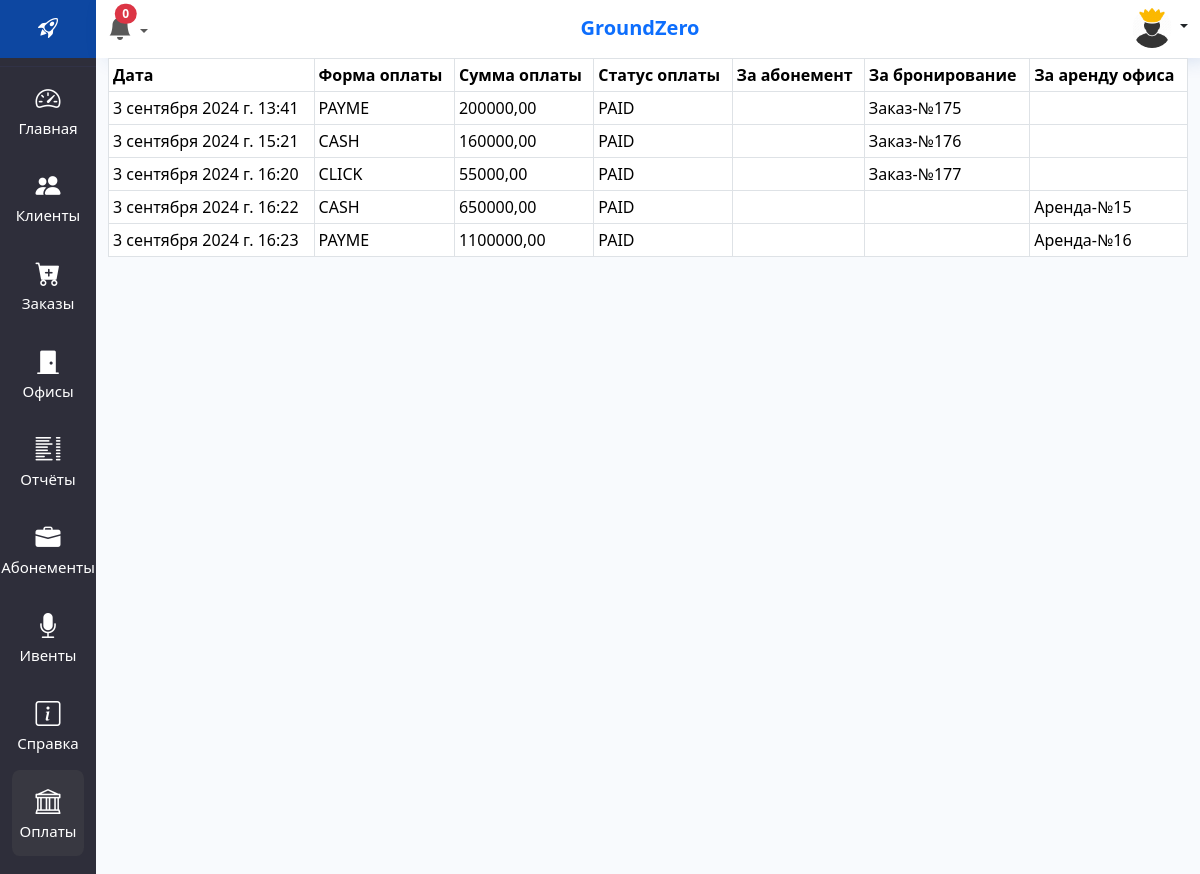
/payments/ (signed in), run on the app's committed database.
### crm/models.py (models this page shows, shortened)
class Payments(models.Model):
    CLICK = 'CLICK'
    PAYME = "PAYME"
    CASH = 'CASH'
    UZUM = 'UZUM'
    PAYMENTS = [(CLICK, CLICK), (PAYME, PAYME), (CASH, CASH), (UZUM, UZUM)]
    PAYMENT_STATUS = [('PAID', 'ОПЛАЧЕН'), ('UNPAID', 'НЕОПЛАЧЕН')]
    payment = models.CharField(choices=PAYMENTS, blank=True, max_length=30, null=True, verbose_name='Тип оплаты')
    payment_status = models.CharField(choices=PAYMENT_STATUS, max_length=30, verbose_name="Статус оплаты",
                                      default="PAID")
    summa = models.DecimalField(decimal_places=2, max_digits=12, verbose_name='Сумма', blank=True, null=True)
    order = models.ForeignKey(Order, on_delete=models.CASCADE, blank=True, null=True, verbose_name='Комната',
                              related_name="payments")
    abonement = models.ForeignKey(AbonementBuyList, on_delete=models.CASCADE, blank=True, null=True,
                                  verbose_name='абонемент')
    officeRent = models.ForeignKey(OfficeRent, on_delete=models.CASCADE, blank=True, null=True, verbose_name='аренда')
    created_at = models.DateTimeField(auto_now_add=True)
    added_user = models.ForeignKey(settings.AUTH_USER_MODEL, on_delete=models.CASCADE, blank=True, null=True)
    class Meta:
        verbose_name = 'Оплата'
        verbose_name_plural = 'Оплаты'

class Order(models.Model):
    objects = None
    PAYMENT_STATUS = [('PAID', 'ОПЛАЧЕН'), ('UNPAID', 'НЕОПЛАЧЕН')]
    client = models.ForeignKey(Client, to_field="telegram_id", on_delete=models.CASCADE, verbose_name='Клиент')
    filial = models.ForeignKey(Filial, on_delete=models.CASCADE)
    product = models.ForeignKey(Rooms, on_delete=models.CASCADE)
    hour = models.PositiveSmallIntegerField(verbose_name='Длительность')
    payment_status = models.CharField(choices=PAYMENT_STATUS, max_length=30, verbose_name="Статус оплаты", default="UNPAID")
    summa = models.DecimalField(decimal_places=2, max_digits=12, verbose_name='Сумма', blank=True, null=True)
    summa_with_discount = models.DecimalField(decimal_places=2, max_digits=12, verbose_name='Сумма со скидкой',blank=True, null=True)
    order_start = models.DateTimeField(verbose_name='Бронировать от :')
    order_end = models.DateTimeField(verbose_name='Бронировать до :')
    added_user = models.ForeignKey(settings.AUTH_USER_MODEL, on_delete=models.CASCADE, null=True, blank=True)
    pay_accept_user = models.TextField(null=True, blank=True)
    comment = models.TextField(null=True, blank=True, verbose_name='Комментария')
    is_deleted = models.BooleanField(default=False)
    created_at = models.DateTimeField(default=django.utils.timezone.now, verbose_name='Дата создания')
    discount = models.PositiveSmallIntegerField(default=0)
    payment_detail = models.ForeignKey(ClickTransaction, on_delete=models.SET_NULL, null=True, blank=True)
    def __str__(self):
        return f"Заказ-№{self.pk}"
    class Meta:
        verbose_name = 'Заказ'
        verbose_name_plural = 'Заказы'

class OfficeRent(models.Model):
    objects = None
    office = models.ForeignKey(Rooms, on_delete=models.DO_NOTHING)
    rent_start = models.DateField(verbose_name='Начало бронирование')
    rent_end = models.DateField(verbose_name='Конец бронирование')
    booked_user = models.ForeignKey(Client, on_delete=models.CASCADE, verbose_name='Кто бронировал')
    is_active = models.BooleanField(default=False)
    is_paid = models.BooleanField(default=False)
    created_at = models.DateTimeField(auto_now_add=True)
    color = models.CharField(max_length=7, blank=True, null=True, unique=True)
    def __str__(self):
        return f"Аренда-№{self.pk}"
    class Meta:
        verbose_name = 'Аренда офиса'
        verbose_name_plural = 'Аренда офисов'

### crm/views.py (the view)
# urls.py: path('payments/', paymentsView, name='payments'),
def paymentsView(request):
    payments = Payments.objects.all()
    context = {'payments': payments, 'title': 'Оплаты', 'selectMenu': 'payments'}
    return render(request, 'crm/payments.html', context=context)

### crm/context_processor.py (called while the page is built)
def deactivete_subscribtion(request):
    eski_abonents = AbonementBuyList.objects.filter(subscription_end__lt=datetime.date.today()).update(is_active=False)
    OfficeRent.objects.filter(rent_end__lt=datetime.date.today()).update(is_active=False)
    Events.objects.filter(event_start_date__lt=datetime.date.today()).update(status='COMPLETED')
    return {
        'eski_abonents': eski_abonents
    }

### crm/templates/crm/payments.html (shortened to what this page needs)
{% extends 'base.html' %}
{% load static %}
{% block main %}
<table class="table table-hover table-bordered table-sm">
    <thead>
    <tr>
        <th>Дата</th>
        <th>Форма оплаты</th>
        <th>Сумма оплаты</th>
        <th>Статус оплаты</th>
        <th>За абонемент</th>
        <th>За бронирование</th>
        <th>За аренду офиса</th>
    </tr>
    </thead>
    <tbody>
    {%for pay in payments%}
    <tr>
        <td>{{pay.created_at}}</td>
        <td>{{pay.payment}}</td>
        <td>{{pay.summa}}</td>
        <td>{{pay.payment_status}}</td>
        <td>
        </td>
        <td>
            {% if pay.order%}
            {{pay.order}}
            {% endif %}
        </td>
        <td>
            {% if pay.officeRent%}
            {{pay.officeRent}}
            {% endif %}
        </td>
    </tr>
    {% endfor %}
    </tbody>
</table>
{% endblock main %}

### templates/components/_header.html (shortened to what this page needs)
{% load static %}
<div class="row header shadow-sm">
    <div class="col-sm-2 text-center" style="width: 8%;padding: 0;">
        <div class="mr-3 pt-2 pb-2 mb-0" style="background-color: #0D47A1;">
            <h3 class="logo">
                <a href="{% url 'index' %}" class="text-white fs-4 text-decoration-none">
                    <i class="bi bi-rocket-takeoff m-0 p-0"></i>
                </a>
            </h3>
        </div>
    </div>
    <div class="col-sm-10 text-center pt-2" style="width: 92%;box-shadow: #0d47a133 10px 1px 22px -2px;">
        <div class="d-grid gap-2 d-md-flex justify-content-md-between">
            {% include 'crm/components/notifications.html' %}
            <span class="text-primary" style="font-size:20px;display: flex; align-items: center"><strong>{{ user.groups.all.0.name }}</strong></span>
            <div class="nav-item dropdown">
                <a class="nav-link dropdown-toggle" href="#" role="button" data-bs-toggle="dropdown"
                   aria-expanded="false">
                    {% if user.is_superuser %}
                    <img src="{% static 'admin_icon.jpg' %}" alt="" class='rounded-circle' style="width:40px">
                    {% else %}
                    <img src="{% static 'user.png' %}" alt="" class='rounded-circle' style="width:40px">
                    {% endif %}
                </a>
            </div>
        </div>
    </div>
</div>

### crm/static/css/style.css (style rules this page uses)
i { font-size: 20px; margin-right: 10px; }
a { text-decoration: none; color: aliceblue; }

### data on the page
Payments: created_at "3 сентября 2024 г. 13:41", payment "PAYME", summa "200000,00", payment_status "PAID", order "Заказ-№175"
Payments: created_at "3 сентября 2024 г. 15:21", payment "CASH", summa "160000,00", payment_status "PAID", order "Заказ-№176"
Payments: created_at "3 сентября 2024 г. 16:20", payment "CLICK", summa "55000,00", payment_status "PAID", order "Заказ-№177"
Payments: created_at "3 сентября 2024 г. 16:22", payment "CASH", summa "650000,00", payment_status "PAID", officeRent "Аренда-№15"
Payments: created_at "3 сентября 2024 г. 16:23", payment "PAYME", summa "1100000,00", payment_status "PAID", officeRent "Аренда-№16"

### other printed values
{{ counts }} "0"
{{ user.groups.all.0.name }} "GroundZero"
